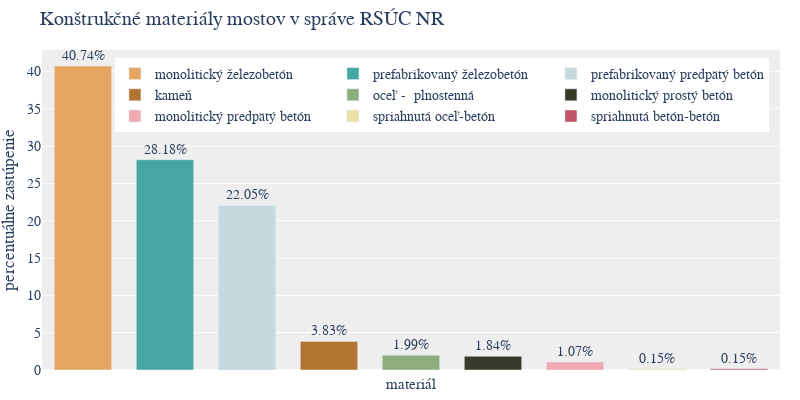

Notebook code for this chart:
### Code cell
import plotly.graph_objects as go

# Get the material counts
material_counts = filtered_bridges["Material"].value_counts()

# Calculate the total count of bridges
total_count = material_counts.sum()

# Calculate the relative frequency of each material
relative_frequency = material_counts / total_count * 100

# Define the color palette
color_palette = ['#e7a564', '#46a7a2', '#c6d9df', '#b17431',
                 '#8bae7c', '#353a29', '#f1aab2', '#eae1a9',
                 '#c25469', '#2d505d'
                 ]

# Create a bar plot
fig = go.Figure()

# Add traces for each material, include the relative frequency as text, and set textposition to 'auto' for automatic placement
for material, frequency, color in zip(relative_frequency.index, relative_frequency.values, color_palette):
    fig.add_trace(go.Bar(
        x=[material],  # Set x to material for vertical bars
        y=[frequency],
        name=material,
        marker_color=color,
        # Add the relative frequency as text for each bar
        text=[f"{frequency:.2f}%"],
        textposition='outside'  # Position the text outside of bars
    ))

# Update the layout with additional configurations
fig.update_layout(
    title="Konštrukčné materiály mostov v správe RSÚC NR",
    yaxis_title="percentuálne zastúpenie",
    xaxis=dict(
        showticklabels=False
    ),
    plot_bgcolor='#EEEEEE',  # Set plot background color
    font=dict(family="Montserrat, sans-serif",
              size=14),  # Set font family and size
    legend=dict(
        orientation="h",  # Horizontal legend orientation
        yanchor="top",  # Anchor legend to the top
        y=0.975,  # Position the legend slightly above the plot
        xanchor="right",  # Anchor legend to the right
        x=0.985  # Align legend to the right
    ),
    margin=dict(l=0, r=20, t=50, b=30),  # Adjust margins for tight layout
    bargap=0.3,  # Increase the gap between bars for more space
    width=800,
    height=400
)

# Add a custom x-axis label using annotations
fig.update_layout(
    annotations=[
        dict(
            x=0.5,  # x-coordinate position (0.5 for center)
            y=-0.075,  # y-coordinate position (-0.15 places it below the bars)
            xref='paper',  # Use 'paper' for positioning relative to the plot area
            yref='paper',  # Use 'paper' for positioning relative to the plot area
            showarrow=False,  # Do not show an arrow
            text="materiál",  # The text you want as the x-axis label
            # Match the font size with the rest of the plot
            font=dict(family="Montserrat, sans-serif",
                      size=15),
        )
    ]
)

# Show the updated plot
fig.show()

### Figure 1 — Plotly figure (JSON) as saved in the notebook; plotly's stock layout.template omitted (floating-point values rounded to 4 significant figures)
{"data": [{"marker": {"color": "#e7a564"}, "name": "monolitický železobetón", "text": ["40.74%"], "textposition": "outside", "type": "bar", "x": ["monolitický železobetón"], "y": [40.74]}, {"marker": {"color": "#46a7a2"}, "name": "prefabrikovaný železobetón", "text": ["28.18%"], "textposition": "outside", "type": "bar", "x": ["prefabrikovaný železobetón"], "y": [28.18]}, {"marker": {"color": "#c6d9df"}, "name": "prefabrikovaný predpätý betón", "text": ["22.05%"], "textposition": "outside", "type": "bar", "x": ["prefabrikovaný predpätý betón"], "y": [22.05]}, {"marker": {"color": "#b17431"}, "name": "kameň", "text": ["3.83%"], "textposition": "outside", "type": "bar", "x": ["kameň"], "y": [3.828]}, {"marker": {"color": "#8bae7c"}, "name": "oceľ -  plnostenná", "text": ["1.99%"], "textposition": "outside", "type": "bar", "x": ["oceľ -  plnostenná"], "y": [1.991]}, {"marker": {"color": "#353a29"}, "name": "monolitický prostý betón", "text": ["1.84%"], "textposition": "outside", "type": "bar", "x": ["monolitický prostý betón"], "y": [1.838]}, {"marker": {"color": "#f1aab2"}, "name": "monolitický predpätý betón", "text": ["1.07%"], "textposition": "outside", "type": "bar", "x": ["monolitický predpätý betón"], "y": [1.072]}, {"marker": {"color": "#eae1a9"}, "name": "spriahnutá oceľ-betón", "text": ["0.15%"], "textposition": "outside", "type": "bar", "x": ["spriahnutá oceľ-betón"], "y": [0.1531]}, {"marker": {"color": "#c25469"}, "name": "spriahnutá betón-betón", "text": ["0.15%"], "textposition": "outside", "type": "bar", "x": ["spriahnutá betón-betón"], "y": [0.1531]}], "layout": {"annotations": [{"font": {"family": "Montserrat, sans-serif", "size": 15}, "showarrow": false, "text": "materiál", "x": 0.5, "xref": "paper", "y": -0.075, "yref": "paper"}], "bargap": 0.3, "font": {"family": "Montserrat, sans-serif", "size": 14}, "height": 400, "legend": {"orientation": "h", "x": 0.985, "xanchor": "right", "y": 0.975, "yanchor": "top"}, "margin": {"b": 30, "l": 0, "r": 20, "t": 50}, "plot_bgcolor": "#EEEEEE", "title": {"text": "Konštrukčné materiály mostov v správe RSÚC NR"}, "width": 800, "xaxis": {"showticklabels": false}, "yaxis": {"title": {"text": "percentuálne zastúpenie"}}}}
